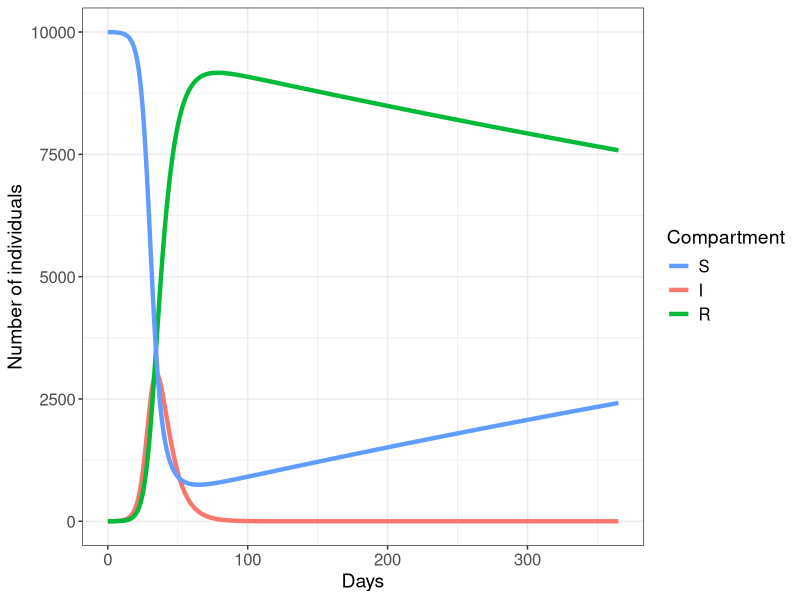
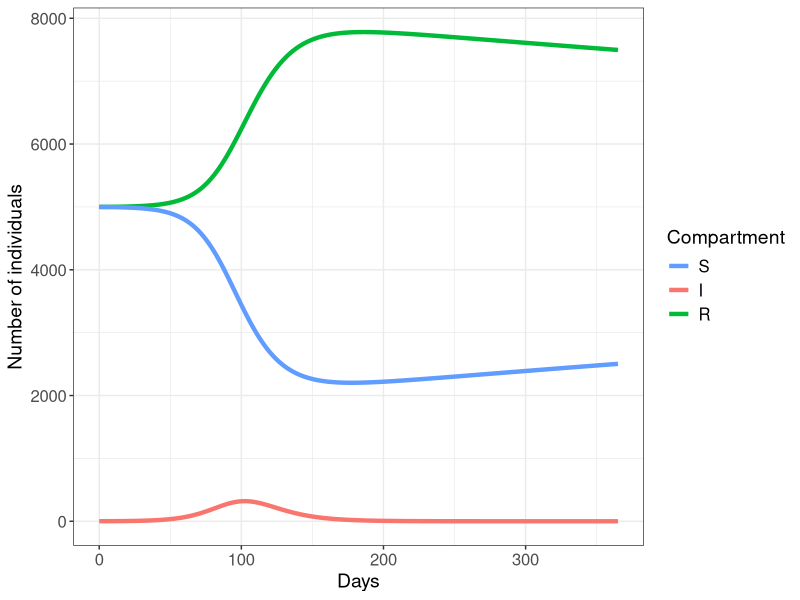

Write the R code that produced these figures, in order.
## ---- chunk 1
require(deSolve)
require(tidyverse)
# Set parameter values of mu, beta, gamma ("parms")
# Unit of time is days
# i.e., mean infectious period is 7 days here
mu <- 1/(4*365)
R0 <- 3
gamma <- 1/7

# Set initial conditions S, I, R ("y")
START.S <- 9999
START.I <- 1
START.R <- 0

START.N <- START.S + START.I + START.R

# Exercise: calculate beta
beta <- R0 * (gamma + mu) / START.N 

# This function models a time step for the SIR:
dx.dt.SIR <- function(t, y, parms) {
  
  # Calculate the change in Susceptibles
  dS <- parms["mu"] * (y["S"] + y["I"] + y["R"]) - 
		parms["beta"] * y["S"] * y["I"] - 
		parms["mu"] * y["S"]
  
  # Calculate the change in Infecteds
  dI <- parms["beta"] * y["S"] * y["I"] - 
		parms["gamma"] * y["I"] -
		parms["mu"] * y["I"]
  
  # Calculate the change in Recovereds
  dR <- parms["gamma"] * y["I"] -
		parms["mu"] * y["R"] 
  
  # Return a list with the changes in S, I, R at the current time step
  return(list(c(dS, dI, dR)))
  
}

# Create the parameter vector
parms_vector <- c(mu=mu, beta=beta, gamma=gamma)

# Sequence of times at which we estimate 
# (here, we do daily for 365 days - you can change this value)
times_vector <- seq(from=0, to=365, by=1)


# Run the ODE solver
SIR.output <- lsoda(y=c(S=START.S, I=START.I, R=START.R), 
						times=times_vector, 
						func=dx.dt.SIR, 
						parms=parms_vector)

SIRmod <- data.frame(SIR.output) %>% tbl_df() %>% 
    gather(variable, value, S:R) 

ggplot(SIRmod, aes(x = time, y = value, 
                   colour = as.factor(variable))) + geom_line(size = 1.5) +
    theme_bw() + scale_colour_discrete("Compartment", 
                                       breaks = c("S", "I", "R"),
                                       labels = c("S", "I", "R")) +
    ylab("Number of individuals") + xlab("Days") + 
    theme(axis.text = element_text(size = 12),
          axis.title = element_text(size = 14),
          legend.text = element_text(size = 12),
          legend.title = element_text(size = 14))

## ---- chunk 2
# i.e., mean infectious period is 7 days here
p <- 0.5

START.S <- 9999 * (1 - p)
START.I <- 1
START.R <- 9999 * p

# This function models a time step for the SIR:
dx.dt.SIR <- function(t, y, parms) {
  
  # Calculate the change in Susceptibles
  dS <- parms["mu"] * (y["S"] + y["I"] + y["R"])  * (1 - parms["p"]) - 
		parms["beta"] * y["S"] * y["I"] - 
		parms["mu"] * y["S"]
  
  # Calculate the change in Infecteds
  dI <- parms["beta"] * y["S"] * y["I"] - 
		parms["gamma"] * y["I"] -
		parms["mu"] * y["I"]
  
  # Calculate the change in Recovereds
  dR <- parms["gamma"] * y["I"] -
		parms["mu"] * y["R"] +
        parms["p"] * parms["mu"] * (y["S"] + y["I"] + y["R"])
  
  # Return a list with the changes in S, I, R at the current time step
  return(list(c(dS, dI, dR)))
  
}

# Create the parameter vector
parms_vector <- c(mu=mu, beta=beta, gamma=gamma, p = p)

# Sequence of times at which we estimate 
# (here, we do daily for 365 days - you can change this value)
times_vector <- seq(from=0, to=365, by=1)


# Run the ODE solver
SIR.output <- lsoda(y=c(S=START.S, I=START.I, R=START.R), 
						times=times_vector, 
						func=dx.dt.SIR, 
						parms=parms_vector)

SIRmod <- data.frame(SIR.output) %>% tbl_df() %>% 
    gather(variable, value, S:R) 

ggplot(SIRmod, aes(x = time, y = value, 
                   colour = as.factor(variable))) + geom_line(size = 1.5) +
    theme_bw() + scale_colour_discrete("Compartment", 
                                       breaks = c("S", "I", "R"),
                                       labels = c("S", "I", "R")) +
    ylab("Number of individuals") + xlab("Days")  + 
    theme(axis.text = element_text(size = 12),
          axis.title = element_text(size = 14),
          legend.text = element_text(size = 12),
          legend.title = element_text(size = 14))
